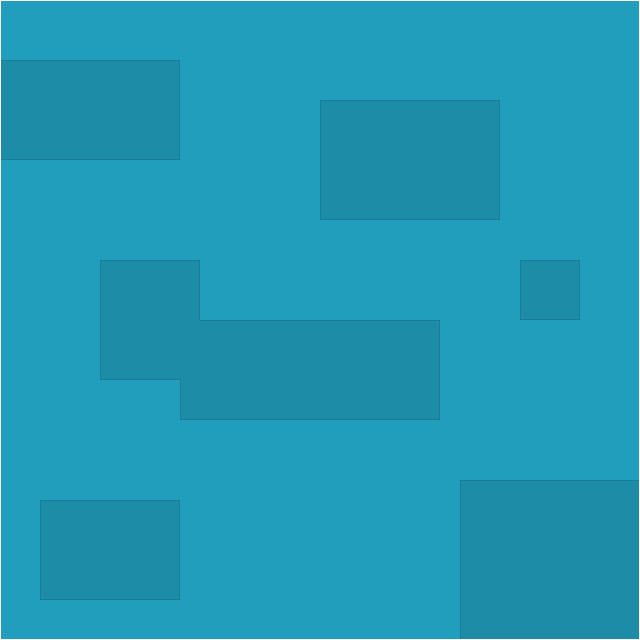

Rendered tile map (Tiled .tmx) drawn with the repository's tilesets; below, a short description and the full map source, tile grids included:
An orthogonal 32x32 tile map with 20x20 px tiles, 3 tile layers (Tile Layer 1, Tile Layer 2, Tile Layer 3).

<map version="1.10" tiledversion="1.11.2" orientation="orthogonal" renderorder="right-down" width="32" height="32" tilewidth="20" tileheight="20" infinite="0" nextlayerid="4" nextobjectid="1">
 <tileset firstgid="1" source="Level1.tsx" />
 <layer id="1" name="Tile Layer 1" width="32" height="32">
  <data encoding="csv">
19,19,19,19,19,19,19,19,19,19,19,19,19,19,19,19,19,19,19,19,19,19,19,19,19,19,19,19,19,19,19,19,
19,19,19,19,19,19,19,19,19,19,19,19,19,19,19,19,19,19,19,19,19,19,19,19,19,19,19,19,19,19,19,19,
19,19,19,19,19,19,19,19,19,19,19,19,19,19,19,19,19,19,19,19,19,19,19,19,19,19,19,19,19,19,19,19,
37,37,37,37,37,37,37,37,30,19,19,19,19,19,19,19,19,19,19,19,19,19,19,19,19,19,19,19,19,19,19,19,
28,28,28,28,28,28,28,28,40,19,19,19,19,19,19,19,19,19,19,19,19,19,19,19,19,19,19,19,19,19,19,19,
28,28,28,28,28,28,28,28,40,19,19,19,19,19,19,19,29,37,37,37,37,37,37,37,30,19,19,19,19,19,19,19,
28,28,28,28,28,28,28,28,40,19,19,19,19,19,19,19,39,28,28,28,28,28,28,28,40,19,19,19,19,19,19,19,
38,38,38,38,38,38,38,38,31,19,19,19,19,19,19,19,39,28,28,28,28,28,28,28,40,19,19,19,19,19,19,19,
19,19,19,19,19,19,19,19,19,19,19,19,19,19,19,19,39,28,28,28,28,28,28,28,40,19,19,19,19,19,19,19,
19,19,19,19,19,19,19,19,19,19,19,19,19,19,19,19,39,28,28,28,28,28,28,28,40,19,19,19,19,19,19,19,
19,19,19,19,19,19,19,19,19,19,19,19,19,19,19,19,32,38,38,38,38,38,38,38,31,19,19,19,19,19,19,19,
19,19,19,19,19,19,19,19,19,19,19,19,19,19,19,19,19,19,19,19,19,19,19,19,19,19,19,19,19,19,19,19,
19,19,19,19,19,19,19,19,19,19,19,19,19,19,19,19,19,19,19,19,19,19,19,19,19,19,19,19,19,19,19,19,
19,19,19,19,19,29,37,37,37,30,19,19,19,19,19,19,19,19,19,19,19,19,19,19,19,19,29,37,30,19,19,19,
19,19,19,19,19,39,28,28,28,40,19,19,19,19,19,19,19,19,19,19,19,19,19,19,19,19,39,28,40,19,19,19,
19,19,19,19,19,39,28,28,28,40,19,19,19,19,19,19,19,19,19,19,19,19,19,19,19,19,32,38,31,19,19,19,
19,19,19,19,19,39,28,28,28,28,37,37,37,37,37,37,37,37,37,37,37,30,19,19,19,19,19,19,19,19,19,19,
19,19,19,19,19,39,28,28,28,28,28,28,28,28,28,28,28,28,28,28,28,40,19,19,19,19,19,19,19,19,19,19,
19,19,19,19,19,32,38,38,38,28,28,28,28,28,28,28,28,28,28,28,28,40,19,19,19,19,19,19,19,19,19,19,
19,19,19,19,19,19,19,19,19,39,28,28,28,28,28,28,28,28,28,28,28,40,19,19,19,19,19,19,19,19,19,19,
19,19,19,19,19,19,19,19,19,32,38,38,38,38,38,38,38,38,38,38,38,31,19,19,19,19,19,19,19,19,19,19,
19,19,19,19,19,19,19,19,19,19,19,19,19,19,19,19,19,19,19,19,19,19,19,19,19,19,19,19,19,19,19,19,
19,19,19,19,19,19,19,19,19,19,19,19,19,19,19,19,19,19,19,19,19,19,19,19,19,19,19,19,19,19,19,19,
19,19,19,19,19,19,19,19,19,19,19,19,19,19,19,19,19,19,19,19,19,19,19,19,19,19,19,19,19,19,19,19,
19,19,19,19,19,19,19,19,19,19,19,19,19,19,19,19,19,19,19,19,19,19,19,29,37,37,37,37,37,37,37,37,
19,19,29,37,37,37,37,37,30,19,19,19,19,19,19,19,19,19,19,19,19,19,19,39,28,28,28,28,28,28,28,28,
19,19,39,28,28,28,28,28,40,19,19,19,19,19,19,19,19,19,19,19,19,19,19,39,28,28,28,28,28,28,28,28,
19,19,39,28,28,28,28,28,40,19,19,19,19,19,19,19,19,19,19,19,19,19,19,39,28,28,28,28,28,28,28,28,
19,19,39,28,28,28,28,28,40,19,19,19,19,19,19,19,19,19,19,19,19,19,19,39,28,28,28,28,28,28,28,28,
19,19,32,38,38,38,38,38,31,19,19,19,19,19,19,19,19,19,19,19,19,19,19,39,28,28,28,28,28,28,28,28,
19,19,19,19,19,19,19,19,19,19,19,19,19,19,19,19,19,19,19,19,19,19,19,39,28,28,28,28,28,28,28,28,
19,19,19,19,19,19,19,19,19,19,19,19,19,19,19,19,19,19,19,19,19,19,19,39,28,28,28,28,28,28,28,28
</data>
 </layer>
 <layer id="2" name="Tile Layer 2" width="32" height="32">
  <data encoding="csv">
21,21,21,21,21,21,21,21,21,21,21,21,21,21,21,21,21,21,21,21,21,21,21,21,21,21,21,21,21,21,21,21,
0,0,0,0,0,0,0,0,0,0,0,0,0,0,0,0,0,0,0,0,0,0,0,0,0,0,0,0,0,0,0,0,
0,0,0,0,0,0,0,0,0,0,0,0,0,0,0,0,0,0,0,0,0,0,0,0,0,0,0,0,0,0,0,0,
0,0,0,0,0,0,0,0,0,0,0,0,0,0,0,0,0,0,0,0,0,0,0,0,0,0,0,0,0,0,0,0,
0,0,0,0,0,0,0,0,0,0,0,0,0,0,0,0,0,0,0,0,0,0,0,0,0,0,0,0,0,0,0,0,
0,0,0,0,0,0,0,0,0,0,0,0,0,0,0,0,0,0,0,0,0,0,0,0,0,0,0,0,0,0,0,0,
0,0,0,0,0,0,0,0,0,0,0,0,0,0,0,0,0,0,0,0,0,0,0,0,0,0,0,0,0,0,0,0,
0,0,0,0,0,0,0,0,0,0,0,0,0,0,0,0,0,0,0,0,0,0,0,0,0,0,0,0,0,0,0,0,
0,0,0,0,0,0,0,0,0,0,0,0,0,0,0,0,0,0,0,0,0,0,0,0,0,0,0,0,0,0,0,0,
0,0,0,0,0,0,0,0,0,0,0,0,0,0,0,0,0,0,0,0,0,0,0,0,0,0,0,0,0,0,0,0,
0,0,0,0,0,0,0,0,0,0,0,0,0,0,0,0,0,0,0,0,0,0,0,0,0,0,0,0,0,0,0,0,
0,0,0,0,0,0,0,0,0,0,0,0,0,0,0,0,0,0,0,0,0,0,0,0,0,0,0,0,0,0,0,0,
0,0,0,0,0,0,0,0,0,0,0,0,0,0,0,0,0,0,0,0,0,0,0,0,0,0,0,0,0,0,0,0,
0,0,0,0,0,0,0,0,0,0,0,0,0,0,0,0,0,0,0,0,0,0,0,0,0,0,0,0,0,0,0,0,
0,0,0,0,0,0,0,0,0,0,0,0,0,0,0,0,0,0,0,0,0,0,0,0,0,0,0,0,0,0,0,0,
0,0,0,0,0,0,0,0,0,0,0,0,0,0,0,0,0,0,0,0,0,0,0,0,0,0,0,0,0,0,0,0,
0,0,0,0,0,0,0,0,0,0,0,0,0,0,0,0,0,0,0,0,0,0,0,0,0,0,0,0,0,0,0,0,
0,0,0,0,0,0,0,0,0,0,0,0,0,0,0,0,0,0,0,0,0,0,0,0,0,0,0,0,0,0,0,0,
0,0,0,0,0,0,0,0,0,0,0,0,0,0,0,0,0,0,0,0,0,0,0,0,0,0,0,0,0,0,0,0,
0,0,0,0,0,0,0,0,0,0,0,0,0,0,0,0,0,0,0,0,0,0,0,0,0,0,0,0,0,0,0,0,
0,0,0,0,0,0,0,0,0,0,0,0,0,0,0,0,0,0,0,0,0,0,0,0,0,0,0,0,0,0,0,0,
0,0,0,0,0,0,0,0,0,0,0,0,0,0,0,0,0,0,0,0,0,0,0,0,0,0,0,0,0,0,0,0,
0,0,0,0,0,0,0,0,0,0,0,0,0,0,0,0,0,0,0,0,0,0,0,0,0,0,0,0,0,0,0,0,
0,0,0,0,0,0,0,0,0,0,0,0,0,0,0,0,0,0,0,0,0,0,0,0,0,0,0,0,0,0,0,0,
0,0,0,0,0,0,0,0,0,0,0,0,0,0,0,0,0,0,0,0,0,0,0,0,0,0,0,0,0,0,0,0,
0,0,0,0,0,0,0,0,0,0,0,0,0,0,0,0,0,0,0,0,0,0,0,0,0,0,0,0,0,0,0,0,
0,0,0,0,0,0,0,0,0,0,0,0,0,0,0,0,0,0,0,0,0,0,0,0,0,0,0,0,0,0,0,0,
0,0,0,0,0,0,0,0,0,0,0,0,0,0,0,0,0,0,0,0,0,0,0,0,0,0,0,0,0,0,0,0,
0,0,0,0,0,0,0,0,0,0,0,0,0,0,0,0,0,0,0,0,0,0,0,0,0,0,0,0,0,0,0,0,
0,0,0,0,0,0,0,0,0,0,0,0,0,0,0,0,0,0,0,0,0,0,0,0,0,0,0,0,0,0,0,0,
0,0,0,0,0,0,0,0,0,0,0,0,0,0,0,0,0,0,0,0,0,0,0,0,0,0,0,0,0,0,0,0,
22,22,22,22,22,22,22,22,22,22,22,22,22,22,22,22,22,22,22,22,22,22,22,22,22,22,22,22,22,22,22,22
</data>
 </layer>
 <layer id="3" name="Tile Layer 3" width="32" height="32">
  <data encoding="csv">
23,0,0,0,0,0,0,0,0,0,0,0,0,0,0,0,0,0,0,0,0,0,0,0,0,0,0,0,0,0,0,24,
23,0,0,0,0,0,0,0,0,0,0,0,0,0,0,0,0,0,0,0,0,0,0,0,0,0,0,0,0,0,0,24,
23,0,0,0,0,0,0,0,0,0,0,0,0,0,0,0,0,0,0,0,0,0,0,0,0,0,0,0,0,0,0,24,
23,0,0,0,0,0,0,0,0,0,0,0,0,0,0,0,0,0,0,0,0,0,0,0,0,0,0,0,0,0,0,24,
23,0,0,0,0,0,0,0,0,0,0,0,0,0,0,0,0,0,0,0,0,0,0,0,0,0,0,0,0,0,0,24,
23,0,0,0,0,0,0,0,0,0,0,0,0,0,0,0,0,0,0,0,0,0,0,0,0,0,0,0,0,0,0,24,
23,0,0,0,0,0,0,0,0,0,0,0,0,0,0,0,0,0,0,0,0,0,0,0,0,0,0,0,0,0,0,24,
23,0,0,0,0,0,0,0,0,0,0,0,0,0,0,0,0,0,0,0,0,0,0,0,0,0,0,0,0,0,0,24,
23,0,0,0,0,0,0,0,0,0,0,0,0,0,0,0,0,0,0,0,0,0,0,0,0,0,0,0,0,0,0,24,
23,0,0,0,0,0,0,0,0,0,0,0,0,0,0,0,0,0,0,0,0,0,0,0,0,0,0,0,0,0,0,24,
23,0,0,0,0,0,0,0,0,0,0,0,0,0,0,0,0,0,0,0,0,0,0,0,0,0,0,0,0,0,0,24,
23,0,0,0,0,0,0,0,0,0,0,0,0,0,0,0,0,0,0,0,0,0,0,0,0,0,0,0,0,0,0,24,
23,0,0,0,0,0,0,0,0,0,0,0,0,0,0,0,0,0,0,0,0,0,0,0,0,0,0,0,0,0,0,24,
23,0,0,0,0,0,0,0,0,0,0,0,0,0,0,0,0,0,0,0,0,0,0,0,0,0,0,0,0,0,0,24,
23,0,0,0,0,0,0,0,0,0,0,0,0,0,0,0,0,0,0,0,0,0,0,0,0,0,0,0,0,0,0,24,
23,0,0,0,0,0,0,0,0,0,0,0,0,0,0,0,0,0,0,0,0,0,0,0,0,0,0,0,0,0,0,24,
23,0,0,0,0,0,0,0,0,0,0,0,0,0,0,0,0,0,0,0,0,0,0,0,0,0,0,0,0,0,0,24,
23,0,0,0,0,0,0,0,0,0,0,0,0,0,0,0,0,0,0,0,0,0,0,0,0,0,0,0,0,0,0,24,
23,0,0,0,0,0,0,0,0,0,0,0,0,0,0,0,0,0,0,0,0,0,0,0,0,0,0,0,0,0,0,24,
23,0,0,0,0,0,0,0,0,0,0,0,0,0,0,0,0,0,0,0,0,0,0,0,0,0,0,0,0,0,0,24,
23,0,0,0,0,0,0,0,0,0,0,0,0,0,0,0,0,0,0,0,0,0,0,0,0,0,0,0,0,0,0,24,
23,0,0,0,0,0,0,0,0,0,0,0,0,0,0,0,0,0,0,0,0,0,0,0,0,0,0,0,0,0,0,24,
23,0,0,0,0,0,0,0,0,0,0,0,0,0,0,0,0,0,0,0,0,0,0,0,0,0,0,0,0,0,0,24,
23,0,0,0,0,0,0,0,0,0,0,0,0,0,0,0,0,0,0,0,0,0,0,0,0,0,0,0,0,0,0,24,
23,0,0,0,0,0,0,0,0,0,0,0,0,0,0,0,0,0,0,0,0,0,0,0,0,0,0,0,0,0,0,24,
23,0,0,0,0,0,0,0,0,0,0,0,0,0,0,0,0,0,0,0,0,0,0,0,0,0,0,0,0,0,0,24,
23,0,0,0,0,0,0,0,0,0,0,0,0,0,0,0,0,0,0,0,0,0,0,0,0,0,0,0,0,0,0,24,
23,0,0,0,0,0,0,0,0,0,0,0,0,0,0,0,0,0,0,0,0,0,0,0,0,0,0,0,0,0,0,24,
23,0,0,0,0,0,0,0,0,0,0,0,0,0,0,0,0,0,0,0,0,0,0,0,0,0,0,0,0,0,0,24,
23,0,0,0,0,0,0,0,0,0,0,0,0,0,0,0,0,0,0,0,0,0,0,0,0,0,0,0,0,0,0,24,
23,0,0,0,0,0,0,0,0,0,0,0,0,0,0,0,0,0,0,0,0,0,0,0,0,0,0,0,0,0,0,24,
23,0,0,0,0,0,0,0,0,0,0,0,0,0,0,0,0,0,0,0,0,0,0,0,0,0,0,0,0,0,0,24
</data>
 </layer>
</map>
